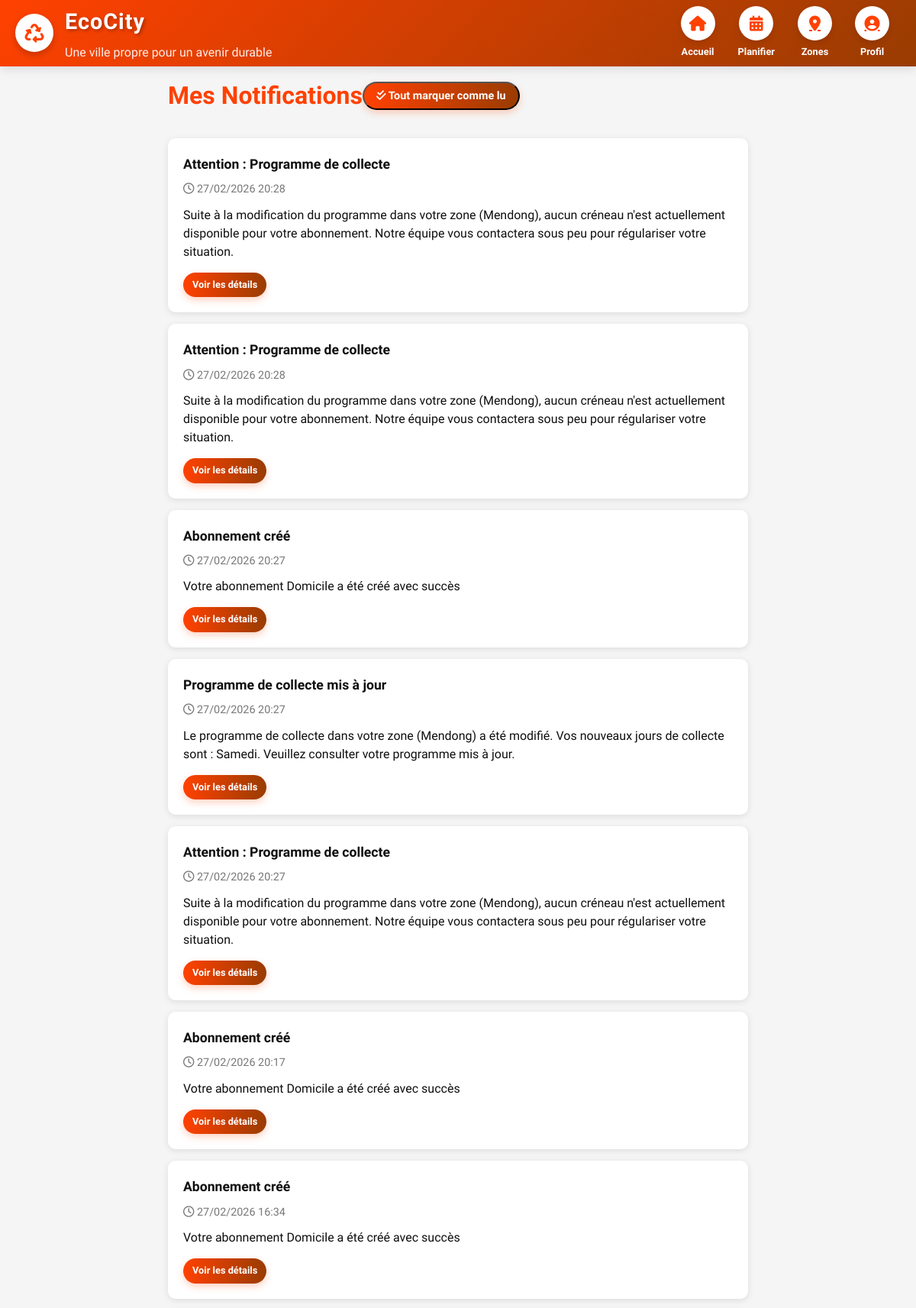
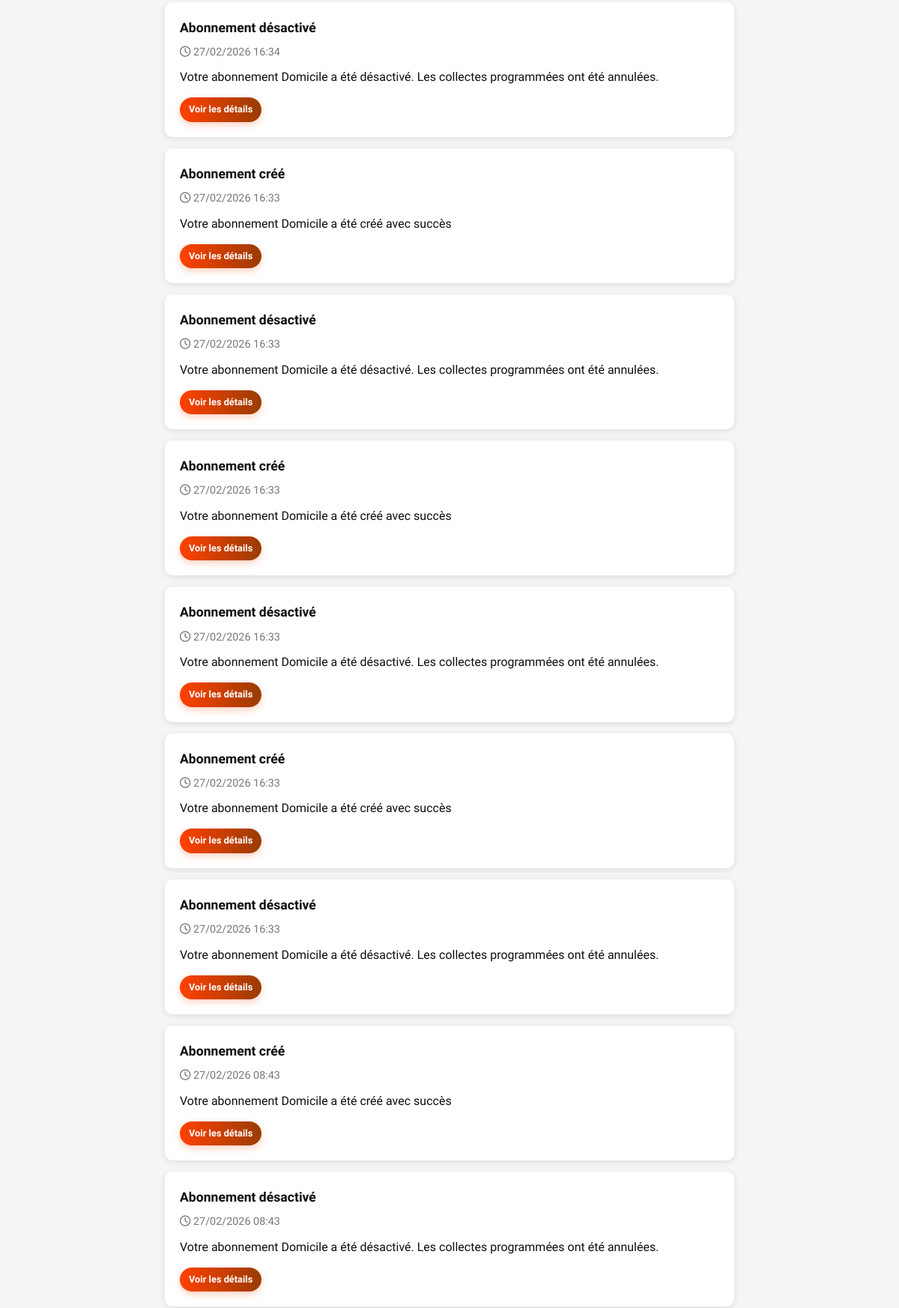
The page /notifications/ (signed in, upper part) on the database its author committed (2 pictures, top to bottom).
### app/models.py (models this page shows, shortened)
class Notification(models.Model):
    NOTIFICATION_TYPES = (
        ('info', 'Information'),
        ('success', 'Succès'),
        ('warning', 'Avertissement'),
        ('error', 'Erreur'),
        ('collection', 'Collecte'),
        ('payment', 'Paiement'),
        ('system', 'Système'),
    )
    id = models.UUIDField(primary_key=True, default=uuid.uuid4, editable=False)
    user = models.ForeignKey(CustomUser, on_delete=models.CASCADE, related_name='notifications')
    title = models.CharField(max_length=200, verbose_name="Titre de la notification")
    message = models.TextField(verbose_name="Message de la notification")
    notification_type = models.CharField(max_length=20, choices=NOTIFICATION_TYPES, default='info')
    is_read = models.BooleanField(default=False)
    related_object_id = models.UUIDField(blank=True, null=True)
    related_object_type = models.CharField(max_length=100, blank=True)
    action_url = models.URLField(blank=True, verbose_name="URL d'action")
    created_at = models.DateTimeField(auto_now_add=True)
    class Meta:
        verbose_name = "Notification"
        verbose_name_plural = "Notifications"
        ordering = ['-created_at']
        indexes = [
            models.Index(fields=['user', 'is_read', 'created_at']),
        ]

### app/views.py (the view)
# urls.py: path('notifications/', views.notification_list, name='notification_list'),
@login_required(login_url='login')
def notification_list(request):
    notifications = Notification.objects.filter(user=request.user).order_by('-created_at')
    unread_notifications = notifications.filter(is_read=False)
    unread_notifications.update(is_read=True)
    context = {
        'notifications': notifications,
        'active_tab': 'notifications'
    }
    return render(request, 'notification_list.html', context)

### app/templates/notification_list.html (shortened to what this page needs)
{% extends "base.html" %}
{% block content %}
<div class="notifications-container" style="max-width: 800px; margin: 0 auto; padding: 20px;">
    <div class="notifications-header" style="display: flex; justify-content: between; align-items: center; margin-bottom: 30px;">
        <h1 style="color: var(--orange-cosmique); margin: 0;">Mes Notifications</h1>
        <button id="markAllRead" class="cta-button" style="padding: 8px 16px; font-size: 0.9rem;">
            <i class="fas fa-check-double"></i> Tout marquer comme lu
        </button>
    </div>
    <div class="notifications-list">
        {% if notifications %}
            {% for notification in notifications %}
            <div class="notification-item {% if not notification.is_read %}unread{% endif %}"
                 style="background: white; border-radius: 10px; padding: 20px; margin-bottom: 15px;
                        box-shadow: 0 2px 8px rgba(0,0,0,0.1); border-left: 4px solid '{% if notification.notification_type == 'success' %}#28a745{% elif notification.notification_type == 'warning' %}#ffc107{% elif notification.notification_type == 'error' %}'#dc3545'{% else %}'#007bff'{% endif %}';">
                <div class="notification-header" style="display: flex; justify-content: between; align-items: start; margin-bottom: 10px;">
                    <div>
                        <h3 style="margin: 0 0 5px 0; color: var(--noir); font-size: 1.1rem;">
                            {{ notification.title }}
                        </h3>
                        <span style="color: var(--gris-fonce); font-size: 0.9rem;">
                            <i class="far fa-clock"></i> {{ notification.created_at|date:"d/m/Y H:i" }}
                        </span>
                    </div>
                </div>
                <p style="margin: 0 0 15px 0; color: var(--noir); line-height: 1.5;">
                    {{ notification.message }}
                </p>
                {% if notification.action_url %}
                <div class="notification-actions">
                    <a href="{{ notification.action_url }}" class="cta-button" style="padding: 6px 12px; font-size: 0.8rem;">
                        Voir les détails
                    </a>
                </div>
                {% endif %}
            </div>
            {% endfor %}
        {% endif %}
    </div>
</div>
{% endblock %}

### app/templates/base.html (style rules this page uses)
:root { --orange-cosmique: #ff4101; --jaune-dore: #993c02; --rouge-poupre: #A52A2A; --blanc: #FFFFFF; --noir: #100e0e; --gris-clair: #F5F5F5; --gris-fonce: #777777; }
* { margin: 0; padding: 0; box-sizing: border-box; font-family: 'Afacad', sans-serif; }
body { background-color: var(--gris-clair); color: var(--noir); line-height: 1.6; padding-bottom: 80px; }
.cta-button { display: inline-block; background: linear-gradient(to right, var(--orange-cosmique), var(--jaune-dore)); color: var(--blanc); padding: 12px 30px; border-radius: 30px; text-decoration: none; font-weight: 600; font-size: 1.1rem; transition: all 0.3s; box-shadow: 0 4px 10px rgba(255, 107, 53, 0.3); }

### rows shown on the page
Notification: title "Attention : Programme de collecte", created_at "27/02/2026 20:28", message "Suite à la modification du programme dans votre zone (Mendong), aucun créneau n'est actuellement disponible pour votre abonnement. Notre équipe vous contactera sous peu pour régulariser votre situation."
Notification: title "Attention : Programme de collecte", created_at "27/02/2026 20:28", message "Suite à la modification du programme dans votre zone (Mendong), aucun créneau n'est actuellement disponible pour votre abonnement. Notre équipe vous contactera sous peu pour régulariser votre situation."
Notification: title "Abonnement créé", created_at "27/02/2026 20:27", message "Votre abonnement Domicile a été créé avec succès"
Notification: title "Programme de collecte mis à jour", created_at "27/02/2026 20:27", message "Le programme de collecte dans votre zone (Mendong) a été modifié. Vos nouveaux jours de collecte sont : Samedi. Veuillez consulter votre programme mis à jour."
Notification: title "Attention : Programme de collecte", created_at "27/02/2026 20:27", message "Suite à la modification du programme dans votre zone (Mendong), aucun créneau n'est actuellement disponible pour votre abonnement. Notre équipe vous contactera sous peu pour régulariser votre situation."
Notification: title "Abonnement créé", created_at "27/02/2026 20:17", message "Votre abonnement Domicile a été créé avec succès"
Notification: title "Abonnement créé", created_at "27/02/2026 16:34", message "Votre abonnement Domicile a été créé avec succès"
Notification: title "Abonnement désactivé", created_at "27/02/2026 16:34", message "Votre abonnement Domicile a été désactivé. Les collectes programmées ont été annulées."
Notification: title "Abonnement créé", created_at "27/02/2026 16:33", message "Votre abonnement Domicile a été créé avec succès"
Notification: title "Abonnement désactivé", created_at "27/02/2026 16:33", message "Votre abonnement Domicile a été désactivé. Les collectes programmées ont été annulées."
Notification: title "Abonnement créé", created_at "27/02/2026 16:33", message "Votre abonnement Domicile a été créé avec succès"
Notification: title "Abonnement désactivé", created_at "27/02/2026 16:33", message "Votre abonnement Domicile a été désactivé. Les collectes programmées ont été annulées."
Notification: title "Abonnement créé", created_at "27/02/2026 16:33", message "Votre abonnement Domicile a été créé avec succès"
Notification: title "Abonnement désactivé", created_at "27/02/2026 16:33", message "Votre abonnement Domicile a été désactivé. Les collectes programmées ont été annulées."
Notification: title "Abonnement créé", created_at "27/02/2026 08:43", message "Votre abonnement Domicile a été créé avec succès"
Notification: title "Abonnement désactivé", created_at "27/02/2026 08:43", message "Votre abonnement Domicile a été désactivé. Les collectes programmées ont été annulées."
